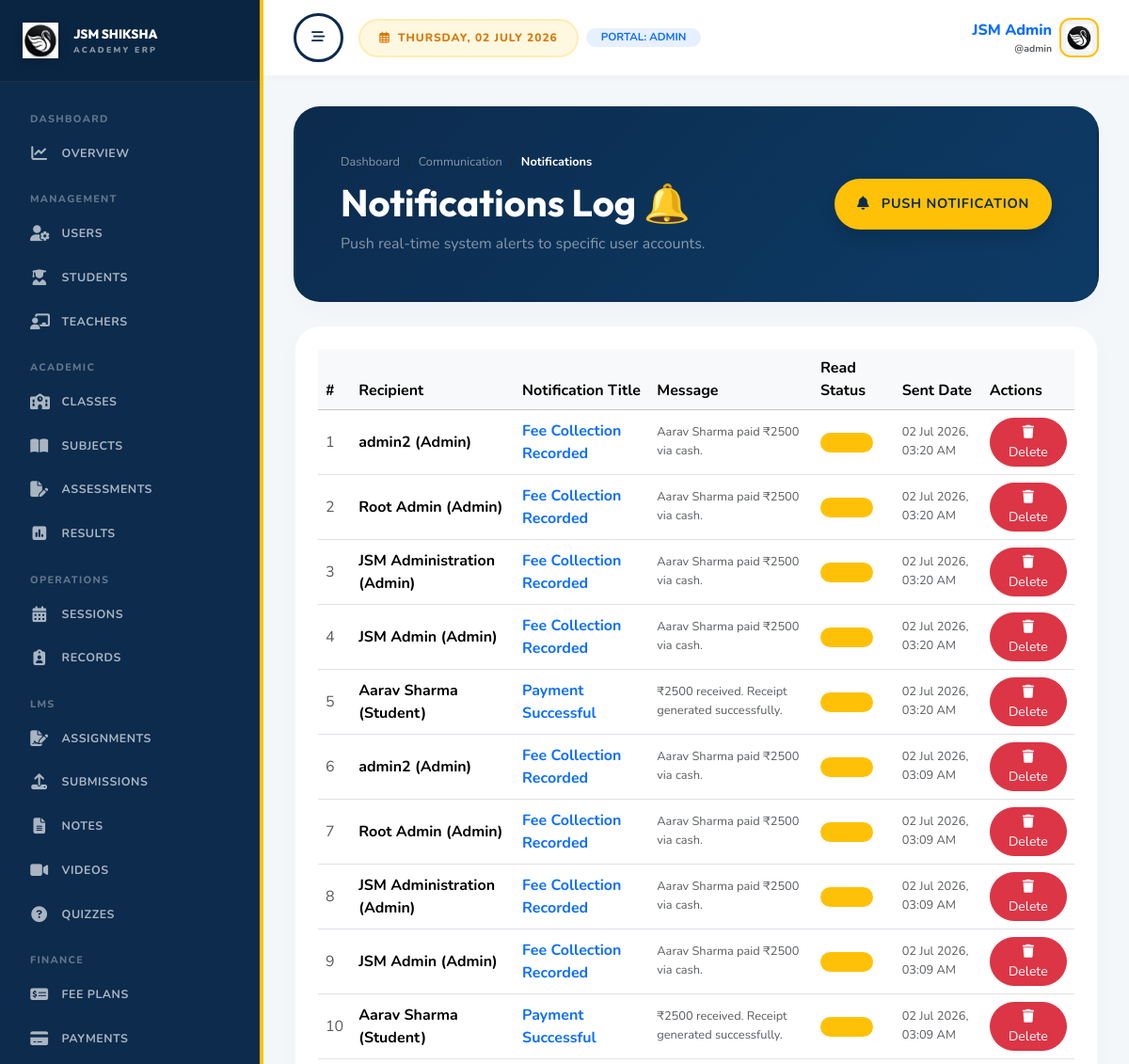
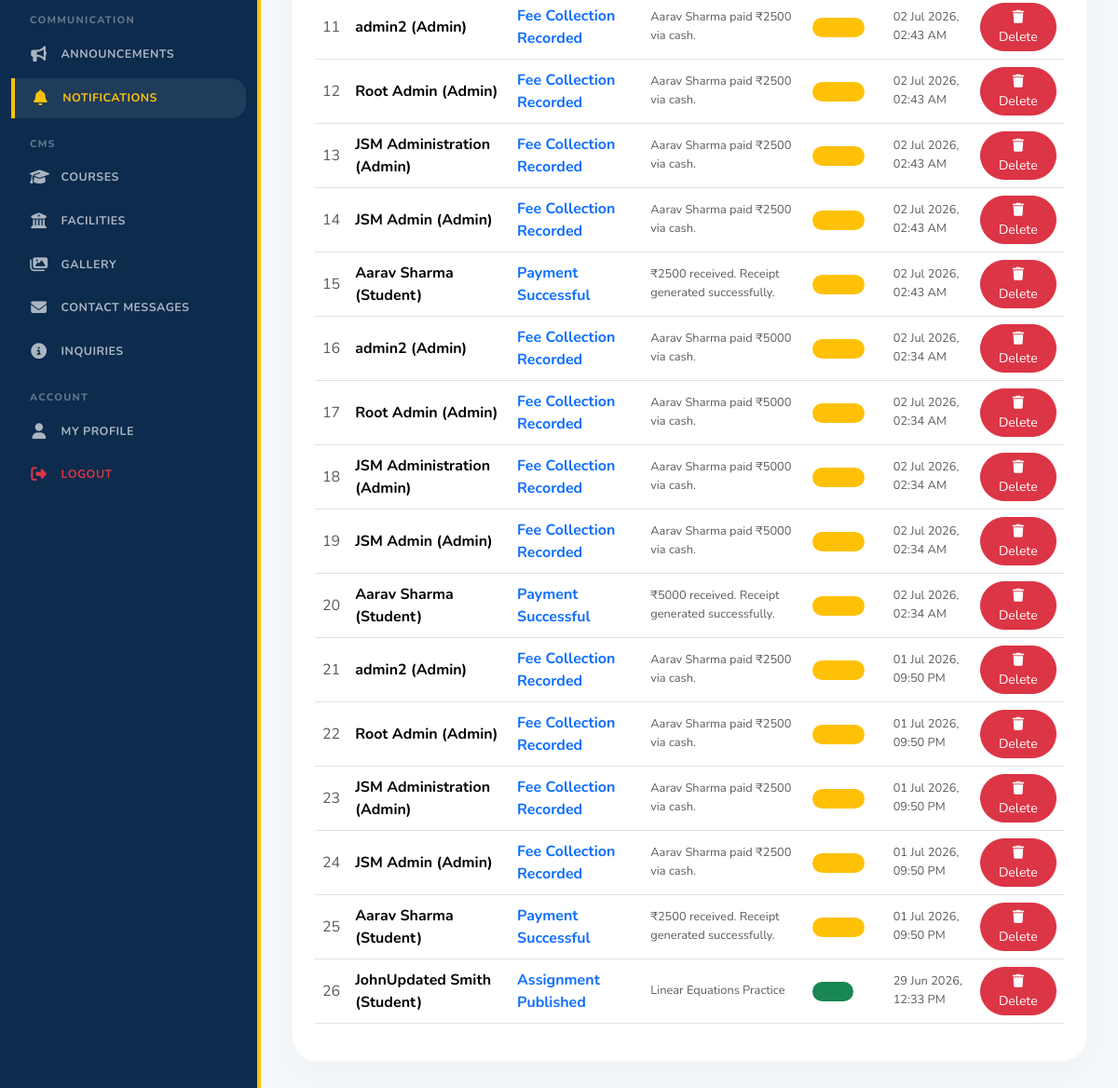
The page /dashboard/admin/notifications/ (signed in) on the database as committed earlier (2 pictures, top to bottom).
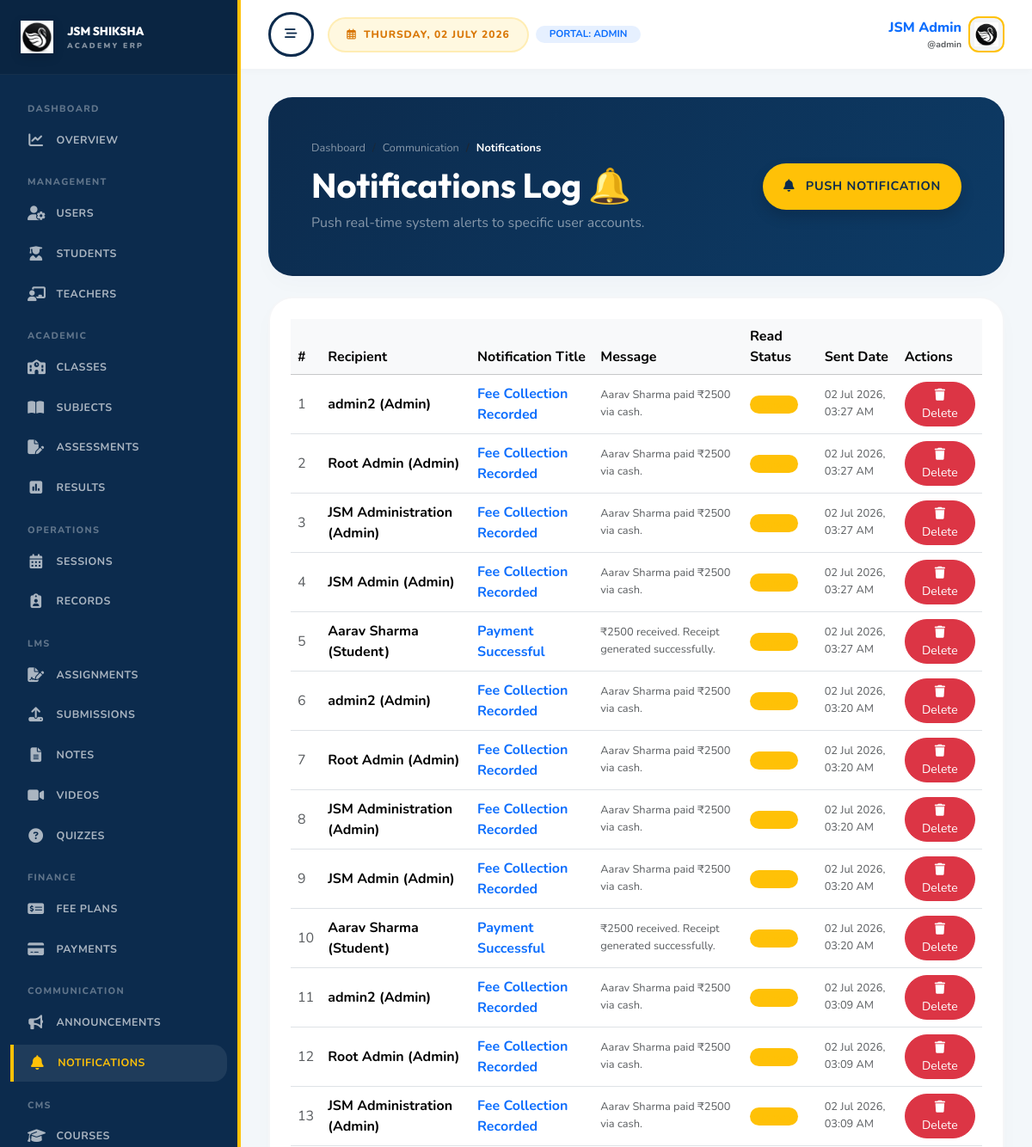
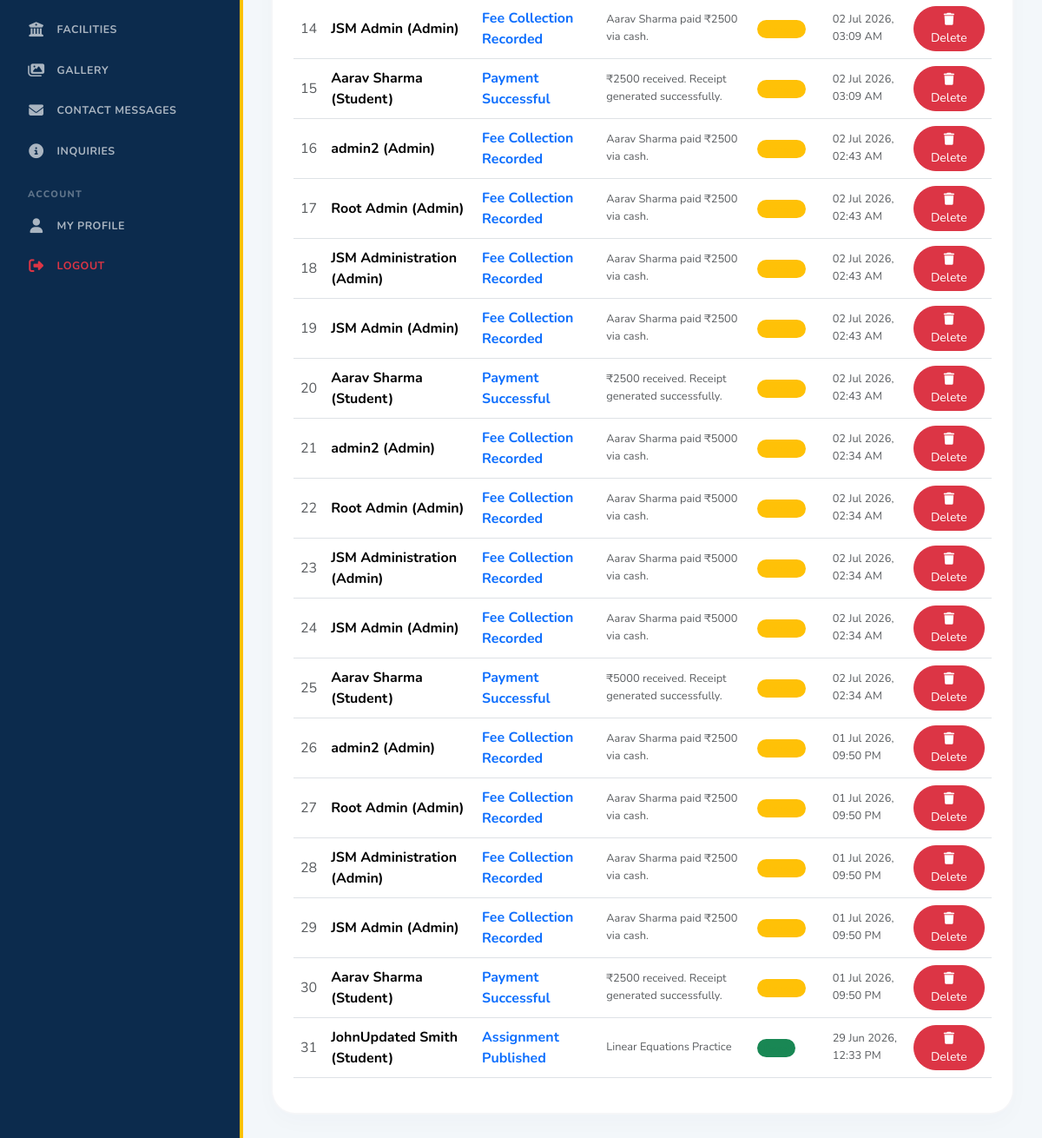
The same page on the database as committed later (2 pictures, top to bottom).
### users/models.py (models this page shows, shortened)
class User(AbstractUser):
    class Roles(models.TextChoices):
        ADMIN = "admin", "Admin"
        TEACHER = "teacher", "Teacher"
        STUDENT = "student", "Student"
    email = models.EmailField(unique=True)
    role = models.CharField(max_length=20, choices=Roles.choices, default=Roles.STUDENT)
    phone = models.CharField(max_length=20, blank=True)
    address = models.TextField(blank=True)
    bio = models.TextField(blank=True)
    avatar = models.ImageField(upload_to="avatars/", blank=True, null=True)
    is_verified = models.BooleanField(default=True)
    date_of_birth = models.DateField(blank=True, null=True)
    gender = models.CharField(max_length=20, blank=True)
    city = models.CharField(max_length=80, blank=True)
    state = models.CharField(max_length=80, blank=True)
    country = models.CharField(max_length=80, blank=True)
    pincode = models.CharField(max_length=20, blank=True)
    employee_id = models.CharField(max_length=40, blank=True)
    joining_date = models.DateField(blank=True, null=True)
    profile_visibility = models.BooleanField(default=True)
    email_notifications = models.BooleanField(default=True)
    system_notifications = models.BooleanField(default=True)
    theme = models.CharField(max_length=20, default="light")
    language = models.CharField(max_length=20, default="en")
    created_at = models.DateTimeField(auto_now_add=True)
    updated_at = models.DateTimeField(auto_now=True)
    @property
    def full_name(self):
        name = f"{self.first_name} {self.last_name}".strip()
        return name or self.username

### communication/models.py (models this page shows, shortened)
class Notification(models.Model):
    class Category(models.TextChoices):
        SYSTEM = "system", "System"
        ACADEMIC = "academic", "Academic"
        PAYMENT = "payment", "Payment"
        ATTENDANCE = "attendance", "Attendance"
    recipient = models.ForeignKey(settings.AUTH_USER_MODEL, on_delete=models.CASCADE, related_name="notifications")
    title = models.CharField(max_length=160)
    message = models.TextField()
    category = models.CharField(max_length=20, choices=Category.choices, default=Category.SYSTEM)
    read_at = models.DateTimeField(blank=True, null=True)
    created_at = models.DateTimeField(auto_now_add=True)
    class Meta:
        ordering = ["-created_at"]

### dashboard/views.py (the view, shortened to what this page needs)
# urls.py: path("dashboard/admin/notifications/", views.admin_notifications, name="admin_notifications"),
@login_required
def admin_notifications(request):
    if request.user.role != "admin":
        return redirect("dashboard_redirect")
    notifications = Notification.objects.all().select_related("recipient").order_by("-created_at")
    users = User.objects.all().order_by("username")
    return render(request, "admin/notifications.html", {
        "notifications": notifications,
        "users": users,
        "is_dashboard_view": True
    })

### templates/admin/notifications.html (shortened to what this page needs)
{% extends "dashboard_base.html" %}
{% load static %}
{% block dashboard_content %}
<div class="premium-card p-4 p-md-5 mb-4 text-white" style="background: linear-gradient(135deg, #0c2b4d 0%, #0d3b66 100%);">
    <div class="row align-items-center">
        <div class="col-md-8">
            <nav aria-label="breadcrumb">
                <ol class="breadcrumb mb-2" style="font-size: 0.8rem;">
                    <li class="breadcrumb-item"><a href="{% url 'admin_overview' %}" class="text-white-50 text-decoration-none">Dashboard</a></li>
                    <li class="breadcrumb-item text-white-50" aria-current="page">Communication</li>
                    <li class="breadcrumb-item active text-white fw-bold" aria-current="page">Notifications</li>
                </ol>
            </nav>
            <h1 class="display-6 fw-bold text-white mb-2" style="font-family:'Outfit',sans-serif;">Notifications Log 🔔</h1>
            <p class="text-white-50 mb-0">Push real-time system alerts to specific user accounts.</p>
        </div>
        <div class="col-md-4 text-end mt-3 mt-md-0">
            <button class="btn btn-premium-accent rounded-pill px-4 py-3 fw-bold shadow" data-bs-toggle="modal" data-bs-target="#pushNotificationModal">
                <i class="fa-solid fa-bell me-2"></i> Push Notification
            </button>
        </div>
    </div>
</div>
<div class="premium-card p-4 bg-white">
    <div class="table-responsive">
        <table class="table table-hover align-middle">
            <thead class="table-light">
                <tr>
                    <th>#</th>
                    <th>Recipient</th>
                    <th>Notification Title</th>
                    <th>Message</th>
                    <th>Read Status</th>
                    <th>Sent Date</th>
                    <th>Actions</th>
                </tr>
            </thead>
            <tbody>
                {% for notif in notifications %}
                <tr>
                    <td class="text-muted">{{ forloop.counter }}</td>
                    <td class="fw-bold">{{ notif.recipient.full_name }} ({{ notif.recipient.role|title }})</td>
                    <td class="fw-bold text-primary">{{ notif.title }}</td>
                    <td class="text-muted" style="font-size:0.8rem;">{{ notif.message }}</td>
                    <td>
                        {% if notif.read_at %}
                            <span class="badge bg-success bg-opacity-15 text-success rounded-pill fw-bold">Read</span>
                        {% else %}
                            <span class="badge bg-warning bg-opacity-15 text-warning rounded-pill fw-bold">Unread</span>
                        {% endif %}
                    </td>
                    <td class="text-muted" style="font-size:0.8rem;">{{ notif.created_at|date:"d M Y, h:i A" }}</td>
                    <td>
                        <a href="{% url 'admin_notifications_delete' notif.id %}" class="btn btn-sm btn-danger rounded-pill px-3 py-1" onclick="return confirm('Delete this notification log?')">
                            <i class="fa-solid fa-trash"></i> Delete
                        </a>
                    </td>
                </tr>
                {% empty %}
                <tr><td colspan="7" class="text-center py-5 text-muted">No system alerts sent.</td></tr>
                {% endfor %}
            </tbody>
        </table>
    </div>
</div>
{% endblock %}

### templates/dashboard_base.html (shortened to what this page needs)
{% extends "base.html" %}
{% load static %}
{% block content %}
<div class="dashboard-wrapper" id="dashboardWrapper">
    <aside class="dashboard-sidebar" id="sidebar">
        <div class="sidebar-brand">
            <a class="d-flex align-items-center gap-3 text-decoration-none" href="{% url 'dashboard_redirect' %}">
                <img src="{% static 'images/logo.png' %}" alt="Logo" style="width: 38px; height: 38px; object-fit: contain; filter: drop-shadow(0 4px 6px rgba(0,0,0,0.15));">
                <div class="brand-text-wrapper">
                    <span class="brand-font fs-6 mb-0 d-block text-white" style="font-size: 0.85rem !important;">JSM SHIKSHA</span>
                    <span class="d-block text-white-50" style="font-size: 0.55rem; letter-spacing: 0.25em; font-weight: 900;">ACADEMY ERP</span>
                </div>
            </a>
        </div>
        <div class="sidebar-scroll">
            <ul class="sidebar-menu">
                {% if user.role == 'admin' %}
                    <p class="sidebar-section-header">Dashboard</p>
                    <li><a href="{% url 'admin_overview' %}" class="sidebar-link {% if request.resolver_match.url_name == 'admin_overview' %}active{% endif %}"><i class="fa-solid fa-chart-line"></i> <span>Overview</span></a></li>
                    <p class="sidebar-section-header">Management</p>
                    <li><a href="{% url 'admin_users' %}" class="sidebar-link {% if 'users' in request.path %}active{% endif %}"><i class="fa-solid fa-user-gear"></i> <span>Users</span></a></li>
                    <li><a href="{% url 'admin_students' %}" class="sidebar-link {% if 'students' in request.path %}active{% endif %}"><i class="fa-solid fa-user-graduate"></i> <span>Students</span></a></li>
                    <li><a href="{% url 'admin_teachers' %}" class="sidebar-link {% if 'teachers' in request.path %}active{% endif %}"><i class="fa-solid fa-chalkboard-teacher"></i> <span>Teachers</span></a></li>
                    <p class="sidebar-section-header">Academic</p>
                    <li><a href="{% url 'admin_classes' %}" class="sidebar-link {% if 'classes' in request.path %}active{% endif %}"><i class="fa-solid fa-school"></i> <span>Classes</span></a></li>
                    <li><a href="{% url 'admin_subjects' %}" class="sidebar-link {% if 'subjects' in request.path %}active{% endif %}"><i class="fa-solid fa-book-open"></i> <span>Subjects</span></a></li>
                    <li><a href="{% url 'admin_assessments' %}" class="sidebar-link {% if 'assessments' in request.path %}active{% endif %}"><i class="fa-solid fa-file-pen"></i> <span>Assessments</span></a></li>
                    <li><a href="{% url 'admin_results' %}" class="sidebar-link {% if 'results' in request.path %}active{% endif %}"><i class="fa-solid fa-square-poll-vertical"></i> <span>Results</span></a></li>
                    <p class="sidebar-section-header">Operations</p>
                    <li><a href="{% url 'admin_attendance_sessions' %}" class="sidebar-link {% if 'attendance-sessions' in request.path %}active{% endif %}"><i class="fa-solid fa-calendar-days"></i> <span>Sessions</span></a></li>
                    <li><a href="{% url 'admin_attendance_records' %}" class="sidebar-link {% if 'attendance-records' in request.path %}active{% endif %}"><i class="fa-solid fa-clipboard-user"></i> <span>Records</span></a></li>
                    <p class="sidebar-section-header">LMS</p>
                    <li><a href="{% url 'admin_assignments' %}" class="sidebar-link {% if 'assignments' in request.path %}active{% endif %}"><i class="fa-solid fa-file-signature"></i> <span>Assignments</span></a></li>
                    <li><a href="{% url 'admin_submissions' %}" class="sidebar-link {% if 'submissions' in request.path %}active{% endif %}"><i class="fa-solid fa-upload"></i> <span>Submissions</span></a></li>
                    <li><a href="{% url 'admin_notes' %}" class="sidebar-link {% if 'notes' in request.path %}active{% endif %}"><i class="fa-solid fa-file-lines"></i> <span>Notes</span></a></li>
                    <li><a href="{% url 'admin_videos' %}" class="sidebar-link {% if 'videos' in request.path %}active{% endif %}"><i class="fa-solid fa-video"></i> <span>Videos</span></a></li>
                    <li><a href="{% url 'admin_quizzes' %}" class="sidebar-link {% if 'quizzes' in request.path %}active{% endif %}"><i class="fa-solid fa-circle-question"></i> <span>Quizzes</span></a></li>
                    <p class="sidebar-section-header">Finance</p>
                    <li><a href="{% url 'admin_fee_plans' %}" class="sidebar-link {% if 'fee-plans' in request.path %}active{% endif %}"><i class="fa-solid fa-money-check-dollar"></i> <span>Fee Plans</span></a></li>
                    <li><a href="{% url 'admin_payments' %}" class="sidebar-link {% if 'payments' in request.path %}active{% endif %}"><i class="fa-solid fa-credit-card"></i> <span>Payments</span></a></li>
                    <p class="sidebar-section-header">Communication</p>
                    <li><a href="{% url 'admin_announcements' %}" class="sidebar-link {% if 'announcements' in request.path %}active{% endif %}"><i class="fa-solid fa-bullhorn"></i> <span>Announcements</span></a></li>
                    <li><a href="{% url 'admin_notifications' %}" class="sidebar-link {% if 'notifications' in request.path %}active{% endif %}"><i class="fa-solid fa-bell"></i> <span>Notifications</span></a></li>
                    <p class="sidebar-section-header">CMS</p>
                    <li><a href="{% url 'admin_courses' %}" class="sidebar-link {% if 'courses' in request.path %}active{% endif %}"><i class="fa-solid fa-graduation-cap"></i> <span>Courses</span></a></li>
                    <li><a href="{% url 'admin_facilities' %}" class="sidebar-link {% if 'facilities' in request.path %}active{% endif %}"><i class="fa-solid fa-building-columns"></i> <span>Facilities</span></a></li>
                    <li><a href="{% url 'admin_gallery' %}" class="sidebar-link {% if 'gallery' in request.path %}active{% endif %}"><i class="fa-solid fa-images"></i> <span>Gallery</span></a></li>
                    <li><a href="{% url 'admin_contact_messages' %}" class="sidebar-link {% if 'contact-messages' in request.path %}active{% endif %}"><i class="fa-solid fa-envelope"></i> <span>Contact Messages</span></a></li>
                    <li><a href="{% url 'admin_inquiries' %}" class="sidebar-link {% if 'inquiries' in request.path %}active{% endif %}"><i class="fa-solid fa-circle-info"></i> <span>Inquiries</span></a></li>
                {% endif %}
                <p class="sidebar-section-header">Account</p>
                <li><a href="{% url 'my_profile' %}" class="sidebar-link {% if 'profile' in request.path %}active{% endif %}"><i class="fa-solid fa-user"></i> <span>My Profile</span></a></li>
                <li><a href="{% url 'logout' %}" class="sidebar-link text-danger"><i class="fa-solid fa-right-from-bracket"></i> <span>Logout</span></a></li>
            </ul>
        </div>
    </aside>
    <div class="dashboard-content">
        <header class="dashboard-header">
            <div class="d-flex align-items-center gap-3">
                <button class="btn btn-premium-outline px-3" onclick="toggleSidebar()" aria-label="Toggle Navigation Sidebar">
                    <i class="fa-solid fa-bars-staggered"></i>
                </button>
                <div class="d-none d-md-flex align-items-center gap-2">
                    <span class="badge-premium-gold"><i class="fa-regular fa-calendar-days me-1"></i> {% now "l, d F Y" %}</span>
                    <span class="badge bg-primary bg-opacity-10 text-primary rounded-pill px-3 py-1 fw-bold" style="font-size:0.72rem;">PORTAL: {{ user.role|upper }}</span>
                </div>
            </div>
            <div class="d-flex align-items-center gap-3">
                <div class="dropdown">
                    <div class="d-flex align-items-center gap-2" style="cursor:pointer;" data-bs-toggle="dropdown" aria-expanded="false">
                        <div class="text-end d-none d-sm-block">
                            <span class="d-block font-bold text-sm text-primary mb-0" style="color: var(--primary-color); font-weight: 800;">{{ user.full_name }}</span>
                            <small class="text-muted d-block text-[10px] uppercase fw-bold" style="font-size: 0.65rem;">@{{ user.username }}</small>
                        </div>
                        <div class="user-avatar-wrapper">
                            {% if user.avatar %}
                                <img src="{{ user.avatar.url }}" alt="Avatar" style="width: 38px; height: 38px; border-radius: 10px; object-fit: cover;">
                            {% else %}
                                <img src="{% static 'images/logo.png' %}" alt="Logo" style="width: 28px; height: 28px; object-fit: contain;">
                            {% endif %}
                        </div>
                    </div>
                </div>
            </div>
        </header>
        <main class="dashboard-body">
            {% block dashboard_content %}{% endblock %}
        </main>
    </div>
</div>
{% endblock %}

### templates/base.html (shortened to what this page needs)
{% load static %}
<!DOCTYPE html>
<html lang="en">
<head>
    <link href="https://cdn.jsdelivr.net/npm/bootstrap@5.3.2/dist/css/bootstrap.min.css" rel="stylesheet">
    <link rel="stylesheet" href="https://cdnjs.cloudflare.com/ajax/libs/font-awesome/6.4.2/css/all.min.css">
</head>
<body>
    <main>
        {% block content %}{% endblock %}
    </main>
</body>
</html>

Rows that differ between the two databases and show on the page:
added Notification: recipient.full_name "admin2", recipient.role "Admin", title "Fee Collection Recorded", message "Aarav Sharma paid ₹2500 via cash.", created_at "02 Jul 2026, 03:27 AM"
added Notification: recipient.full_name "Root Admin", recipient.role "Admin", title "Fee Collection Recorded", message "Aarav Sharma paid ₹2500 via cash.", created_at "02 Jul 2026, 03:27 AM"
added Notification: recipient.full_name "JSM Administration", recipient.role "Admin", title "Fee Collection Recorded", message "Aarav Sharma paid ₹2500 via cash.", created_at "02 Jul 2026, 03:27 AM"
added Notification: recipient.full_name "JSM Admin", recipient.role "Admin", title "Fee Collection Recorded", message "Aarav Sharma paid ₹2500 via cash.", created_at "02 Jul 2026, 03:27 AM"
added Notification: recipient.full_name "Aarav Sharma", recipient.role "Student", title "Payment Successful", message "₹2500 received. Receipt generated successfully.", created_at "02 Jul 2026, 03:27 AM"
